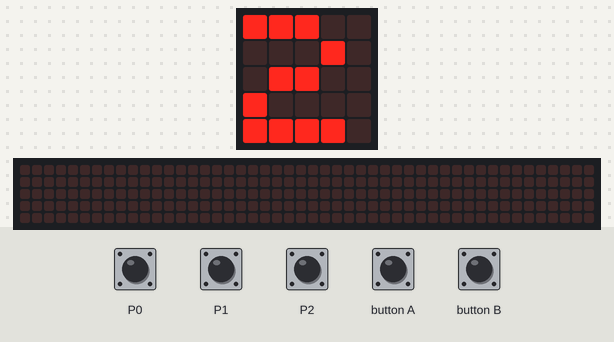
This program was run on a simulated BBC micro:bit (MakeCode). On the bench: the board's 5×5 LED display, a strip that is not on the board, showing the scrolling text unrolled. Inputs (shaded band) come from the test bench. Random numbers come from a fixed seed; the 48×5 strip is a reading aid, not a part: it shows the text the display is scrolling, unrolled, one strip-width of it at a time.

Above: at 1.9 s.
2.0 s: touch pin P2 pressed for 0.15 s
At 3.3 s:
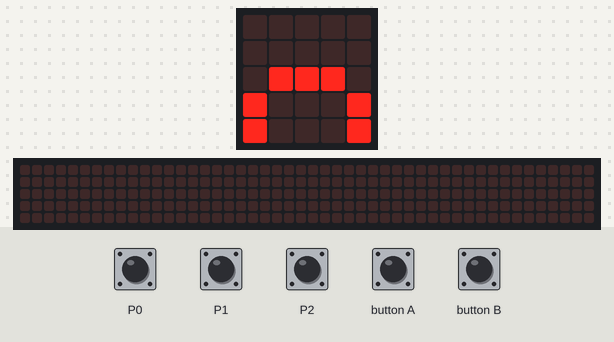
3.6 s: button A pressed for 0.15 s
At 4.8 s:
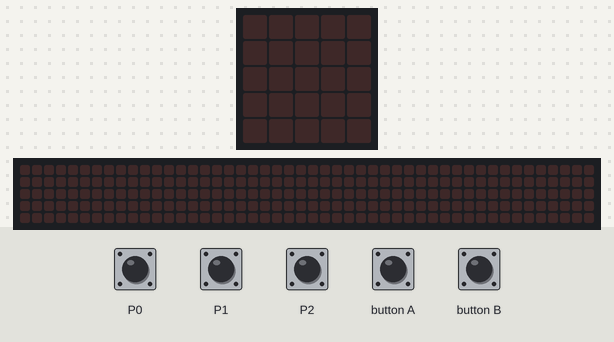
5.2 s: touch pin P0 pressed for 0.15 s
At 6.0 s:
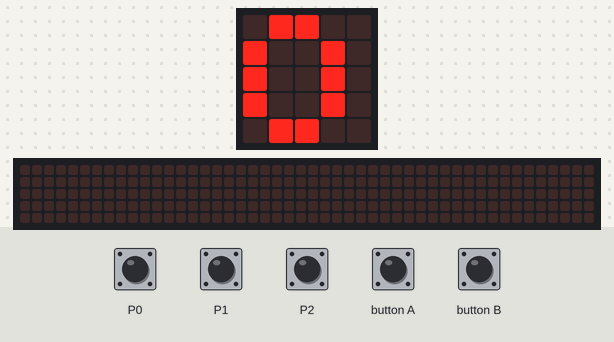
6.8 s: touch pin P1 pressed for 0.15 s
At 7.02 s:
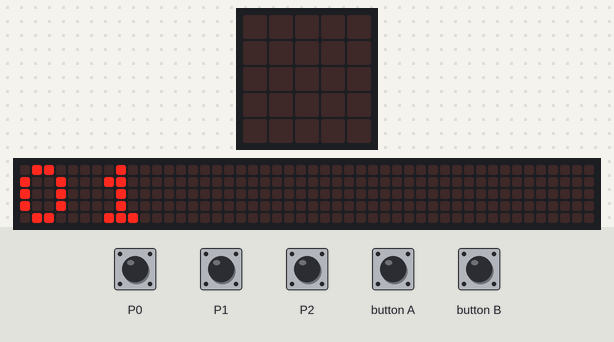
7.5 s: button B pressed for 0.15 s
8.2 s: touch pin P2 pressed for 0.15 s
At 8.52 s:
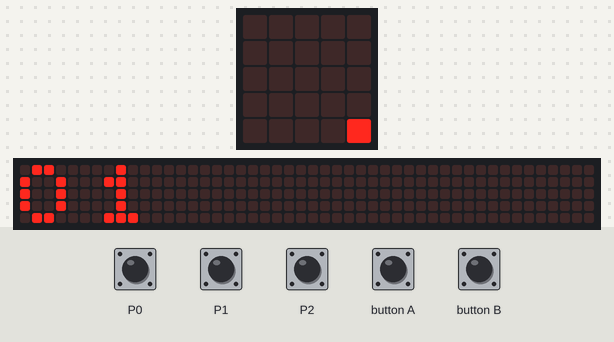
Timing chart, 0 to 11.2 s (numbered marks = the images above; inputs shaded):
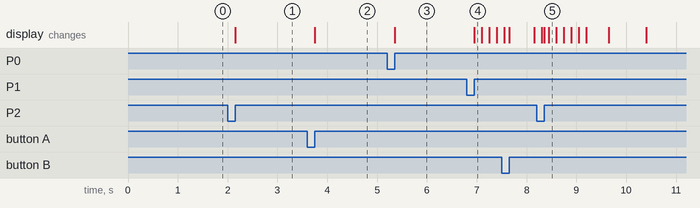

Measured:
- after the input at 2.0 s, the display: changes after 0.15 s (image 1)
- after the input at 3.6 s, the display: changes after 0.15 s (image 2)
- after the input at 5.2 s, the display: changes after 0.15 s (image 3)
- after the input at 6.8 s, the display: changes after 0.15 s (image 4)

The program:

main.ts
```typescript
input.onPinPressed(TouchPin.P0, function () {
    basic.clearScreen()
    numero_binario_inserito_da_utente = "" + numero_binario_inserito_da_utente + "0"
    basic.showString("" + (numero_binario_inserito_da_utente))
})
input.onButtonPressed(Button.A, function () {
    basic.clearScreen()
    basic.showString("" + (numero_binario_inserito_da_utente))
})
input.onPinPressed(TouchPin.P2, function () {
    basic.clearScreen()
    if (numero_binario_inserito_da_utente == numero_binario) {
        basic.showIcon(IconNames.Heart)
    } else {
        basic.showLeds(`
            . . . . .
            . . . . .
            . # # # .
            # . . . #
            # . . . #
            `)
    }
})
input.onButtonPressed(Button.B, function () {
    basic.clearScreen()
    basic.showString("" + (valore_decimale_da_convertire))
})
input.onPinPressed(TouchPin.P1, function () {
    basic.clearScreen()
    numero_binario_inserito_da_utente = "" + numero_binario_inserito_da_utente + "1"
    basic.showString("" + (numero_binario_inserito_da_utente))
})
let numero_binario_inserito_da_utente = ""
let numero_binario = ""
let resto = 0
let valore_decimale_da_convertire = 0
let quoziente_intero = 1
let valore_decimale_casuale = randint(0, 9)
valore_decimale_da_convertire = valore_decimale_casuale
while (quoziente_intero > 0) {
    quoziente_intero = Math.idiv(valore_decimale_casuale, 2)
    resto = valore_decimale_casuale % 2
    numero_binario = "" + resto + numero_binario
    valore_decimale_casuale = quoziente_intero
}
basic.showString("" + (valore_decimale_da_convertire))
```

test.ts
```typescript
// i test vanno qui; questi non saranno compilati quando questo pacchetto viene usato come estensione.
```
